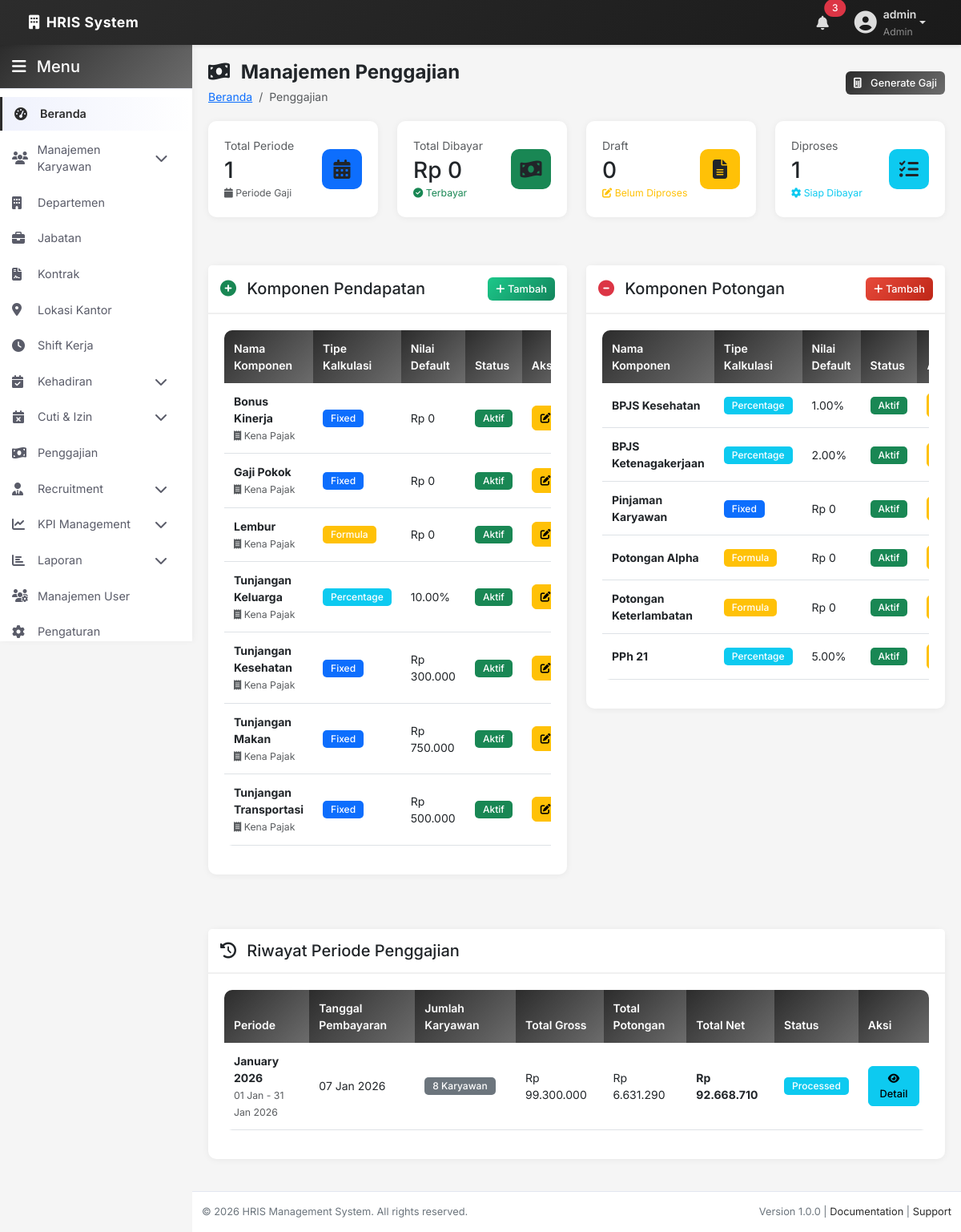
The page /admin/payroll/index.php (signed in) on the database its author committed.
### tables this page shows
CREATE TABLE `payroll_components` (
  `id` int(11) NOT NULL,
  `component_name` varchar(100) NOT NULL,
  `component_type` enum('Earning','Deduction') NOT NULL,
  `calculation_type` enum('Fixed','Percentage','Formula') NOT NULL,
  `default_amount` decimal(15,2) DEFAULT 0.00,
  `is_taxable` tinyint(1) DEFAULT 1,
  `is_active` tinyint(1) DEFAULT 1,
  `description` text DEFAULT NULL,
  `created_at` timestamp NOT NULL DEFAULT current_timestamp(),
  `updated_at` timestamp NOT NULL DEFAULT current_timestamp() ON UPDATE current_timestamp()
);

CREATE TABLE `payroll_periods` (
  `id` int(11) NOT NULL,
  `period_name` varchar(100) NOT NULL,
  `period_month` int(11) NOT NULL,
  `period_year` int(11) NOT NULL,
  `start_date` date NOT NULL,
  `end_date` date NOT NULL,
  `payment_date` date NOT NULL,
  `status` enum('Draft','Processed','Paid','Closed') DEFAULT 'Draft',
  `total_employees` int(11) DEFAULT 0,
  `total_gross` decimal(15,2) DEFAULT 0.00,
  `total_deductions` decimal(15,2) DEFAULT 0.00,
  `total_net` decimal(15,2) DEFAULT 0.00,
  `created_by` int(11) DEFAULT NULL,
  `created_at` timestamp NOT NULL DEFAULT current_timestamp(),
  `updated_at` timestamp NOT NULL DEFAULT current_timestamp() ON UPDATE current_timestamp()
);

### admin/payroll/index.php (the view, shortened to what the rows shown need)
<?php
include __DIR__ . '/../includes/header.php';
include __DIR__ . '/../includes/sidebar.php';
try {
    $componentsStmt = $pdo->query("SELECT * FROM payroll_components ORDER BY component_type, component_name");
    $components = $componentsStmt->fetchAll();
    $earnings = array_filter($components, fn($c) => $c['component_type'] == 'Earning');
    $deductions = array_filter($components, fn($c) => $c['component_type'] == 'Deduction');
    $periodsStmt = $pdo->query("SELECT * FROM payroll_periods ORDER BY period_year DESC, period_month DESC LIMIT 6");
    $periods = $periodsStmt->fetchAll();
} catch (PDOException $e) {
    error_log("Error fetching payroll data: " . $e->getMessage());
    $components = [];
    $earnings = [];
    $deductions = [];
    $periods = [];
    $stats = [];
}
?>
<div class="page-header">
    <div class="row align-items-center">
        <div class="col-md-6">
            <h1><i class="fas fa-money-bill-wave me-2"></i> Manajemen Penggajian</h1>
        </div>
    </div>
</div>
<div class="row mb-4">
    <div class="col-lg-6 mb-4">
        <div class="card fade-in">
            <div class="card-body">
                <div class="table-responsive">
                    <table class="table table-sm table-hover">
                        <thead>
                            <tr>
                                <th>Nama Komponen</th>
                                <th>Tipe Kalkulasi</th>
                                <th>Nilai Default</th>
                                <th>Status</th>
                                <th>Aksi</th>
                            </tr>
                        </thead>
                        <tbody>
                            <?php foreach ($earnings as $comp): ?>
                                <tr>
                                    <td>
                                        <strong><?php echo htmlspecialchars($comp['component_name']); ?></strong>
                                        <?php if ($comp['is_taxable']): ?>
                                            <br><small class="text-muted"><i class="fas fa-receipt"></i> Kena Pajak</small>
                                        <?php endif; ?>
                                    </td>
                                    <td>
                                        <?php
                                        $calcBadge = '';
                                        switch ($comp['calculation_type']) {
                                            case 'Fixed': $calcBadge = 'bg-primary'; break;
                                            case 'Percentage': $calcBadge = 'bg-info'; break;
                                            case 'Formula': $calcBadge = 'bg-warning'; break;
                                        }
                                        ?>
                                        <span class="badge <?php echo $calcBadge; ?>">
                                            <?php echo $comp['calculation_type']; ?>
                                        </span>
                                    </td>
                                    <td>
                                        <?php
                                        if ($comp['calculation_type'] == 'Percentage') {
                                            echo $comp['default_amount'] . '%';
                                        } else {
                                            echo formatCurrency($comp['default_amount']);
                                        }
                                        ?>
                                    </td>
                                    <td>
                                        <?php if ($comp['is_active']): ?>
                                            <span class="badge bg-success">Aktif</span>
                                        <?php else: ?>
                                            <span class="badge bg-secondary">Nonaktif</span>
                                        <?php endif; ?>
                                    </td>
                                    <td>
                                        <button onclick="editComponent(<?php echo htmlspecialchars(json_encode($comp)); ?>)"
                                                class="btn btn-sm btn-warning">
                                            <i class="fas fa-edit"></i>
                                        </button>
                                    </td>
                                </tr>
                            <?php endforeach; ?>
                        </tbody>
                    </table>
                </div>
            </div>
        </div>
    </div>
    <div class="col-lg-6 mb-4">
        <div class="card fade-in">
            <div class="card-body">
                <div class="table-responsive">
                    <table class="table table-sm table-hover">
                        <thead>
                            <tr>
                                <th>Nama Komponen</th>
                                <th>Tipe Kalkulasi</th>
                                <th>Nilai Default</th>
                                <th>Status</th>
                                <th>Aksi</th>
                            </tr>
                        </thead>
                        <tbody>
                            <?php foreach ($deductions as $comp): ?>
                                <tr>
                                    <td>
                                        <strong><?php echo htmlspecialchars($comp['component_name']); ?></strong>
                                    </td>
                                    <td>
                                        <?php
                                        $calcBadge = '';
                                        switch ($comp['calculation_type']) {
                                            case 'Fixed': $calcBadge = 'bg-primary'; break;
                                            case 'Percentage': $calcBadge = 'bg-info'; break;
                                            case 'Formula': $calcBadge = 'bg-warning'; break;
                                        }
                                        ?>
                                        <span class="badge <?php echo $calcBadge; ?>">
                                            <?php echo $comp['calculation_type']; ?>
                                        </span>
                                    </td>
                                    <td>
                                        <?php
                                        if ($comp['calculation_type'] == 'Percentage') {
                                            echo $comp['default_amount'] . '%';
                                        } else {
                                            echo formatCurrency($comp['default_amount']);
                                        }
                                        ?>
                                    </td>
                                    <td>
                                        <?php if ($comp['is_active']): ?>
                                            <span class="badge bg-success">Aktif</span>
                                        <?php else: ?>
                                            <span class="badge bg-secondary">Nonaktif</span>
                                        <?php endif; ?>
                                    </td>
                                    <td>
                                        <button onclick="editComponent(<?php echo htmlspecialchars(json_encode($comp)); ?>)"
                                                class="btn btn-sm btn-warning">
                                        </button>
                                    </td>
                                </tr>
                            <?php endforeach; ?>
                        </tbody>
                    </table>
                </div>
            </div>
        </div>
    </div>
</div>
<div class="row">
    <div class="col-12">
        <div class="card fade-in">
            <div class="card-body">
                <?php if (count($periods) > 0): ?>
                    <div class="table-responsive">
                        <table class="table table-hover">
                            <thead>
                                <tr>
                                    <th>Periode</th>
                                    <th>Tanggal Pembayaran</th>
                                    <th>Jumlah Karyawan</th>
                                    <th>Total Gross</th>
                                    <th>Total Potongan</th>
                                    <th>Total Net</th>
                                    <th>Status</th>
                                    <th>Aksi</th>
                                </tr>
                            </thead>
                            <tbody>
                                <?php foreach ($periods as $period): ?>
                                    <tr>
                                        <td>
                                            <strong><?php echo htmlspecialchars($period['period_name']); ?></strong><br>
                                            <small class="text-muted">
                                                <?php echo formatDate($period['start_date'], 'd M'); ?> -
                                                <?php echo formatDate($period['end_date'], 'd M Y'); ?>
                                            </small>
                                        </td>
                                        <td><?php echo formatDate($period['payment_date'], 'd M Y'); ?></td>
                                        <td>
                                            <span class="badge bg-secondary">
                                                <?php echo $period['total_employees']; ?> Karyawan
                                            </span>
                                        </td>
                                        <td><?php echo formatCurrency($period['total_gross']); ?></td>
                                        <td><?php echo formatCurrency($period['total_deductions']); ?></td>
                                        <td><strong><?php echo formatCurrency($period['total_net']); ?></strong></td>
                                        <td>
                                            <?php
                                            $statusClass = '';
                                            switch ($period['status']) {
                                                case 'Processed': $statusClass = 'bg-info'; break;
                                            }
                                            ?>
                                            <span class="badge <?php echo $statusClass; ?>">
                                                <?php echo $period['status']; ?>
                                            </span>
                                        </td>
                                        <td>
                                            <a href="/hrm/admin/payroll/view_period.php?id=<?php echo $period['id']; ?>"
                                               class="btn btn-sm btn-info">
                                                <i class="fas fa-eye"></i> Detail
                                            </a>
                                        </td>
                                    </tr>
                                <?php endforeach; ?>
                            </tbody>
                        </table>
                    </div>
                <?php endif; ?>
            </div>
        </div>
    </div>
</div>
<?php include __DIR__ . '/../includes/footer.php'; ?>

### rows shown on the page
payroll_components: component_name "Bonus Kinerja", is_taxable 1 (drawn), calculation_type "Fixed", default_amount "Rp 0", is_active "Aktif"
payroll_components: component_name "Gaji Pokok", is_taxable 1 (drawn), calculation_type "Fixed", default_amount "Rp 0", is_active "Aktif"
payroll_components: component_name "Lembur", is_taxable 1 (drawn), calculation_type "Formula", default_amount "Rp 0", is_active "Aktif"
payroll_components: component_name "Tunjangan Keluarga", is_taxable 1 (drawn), calculation_type "Percentage", default_amount "10.00", is_active "Aktif"
payroll_components: component_name "Tunjangan Kesehatan", is_taxable 1 (drawn), calculation_type "Fixed", default_amount "Rp 300.000", is_active "Aktif"
payroll_components: component_name "Tunjangan Makan", is_taxable 1 (drawn), calculation_type "Fixed", default_amount "Rp 750.000", is_active "Aktif"
payroll_components: component_name "Tunjangan Transportasi", is_taxable 1 (drawn), calculation_type "Fixed", default_amount "Rp 500.000", is_active "Aktif"
payroll_components: component_name "BPJS Kesehatan", calculation_type "Percentage", default_amount "1.00", is_active "Aktif"
payroll_components: component_name "BPJS Ketenagakerjaan", calculation_type "Percentage", default_amount "2.00", is_active "Aktif"
payroll_components: component_name "Pinjaman Karyawan", calculation_type "Fixed", default_amount "Rp 0", is_active "Aktif"
payroll_components: component_name "Potongan Alpha", calculation_type "Formula", default_amount "Rp 0", is_active "Aktif"
payroll_components: component_name "Potongan Keterlambatan", calculation_type "Formula", default_amount "Rp 0", is_active "Aktif"
payroll_components: component_name "PPh 21", calculation_type "Percentage", default_amount "5.00", is_active "Aktif"
payroll_periods: period_name "January 2026", start_date "01 Jan", end_date "31 Jan 2026", payment_date "07 Jan 2026", total_employees "8", total_gross "Rp 99.300.000", total_deductions "Rp 6.631.290", total_net "Rp 92.668.710", status "Processed"

### other values the page prints
$_SESSION['username'] "admin"
$_SESSION['role'] "Admin"
$stats['total_periods'] "1"
formatCurrency($stats['total_paid'] ?? 0) "Rp 0"
$stats['draft_count'] "0"
$stats['processed_count'] "1"
